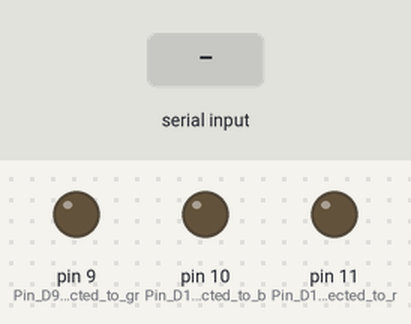
Bench run of a sketch on a simulated Arduino Uno, built with avr-gcc and run on an emulated ATmega328P. Shown: output pins drawn as LEDs (lit = HIGH). The test bench sets the inputs (shaded band). What the sketch prints to the serial monitor is not drawn.

Above: at 1.2 s.
1.3 s: "G90\n" received over the second serial link
At 2.5 s:
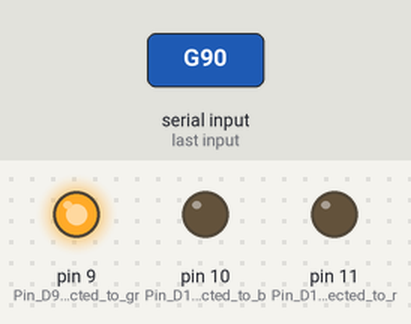
2.8 s: "G,45\n" received over the second serial link
At 3.8 s:
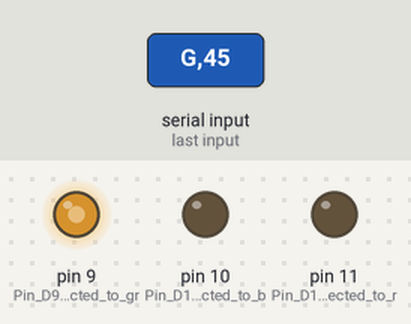
4.3 s: "G" received over the second serial link
At 5.0 s:
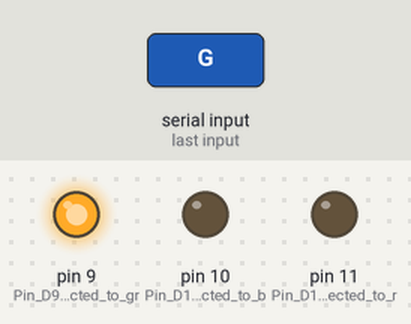
5.8 s: "B90\n" received over the second serial link
At 6.1 s:
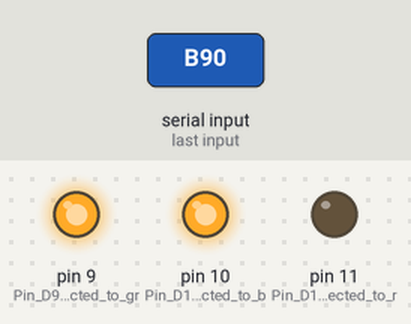
7.3 s: "B,45\n" received over the second serial link
At 8.4 s:
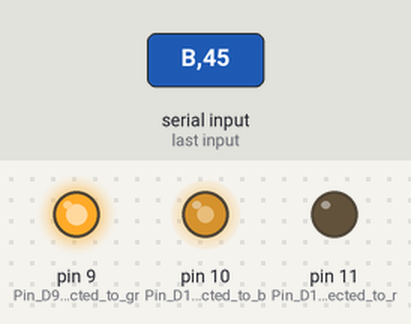
8.8 s: "R90\n" received over the second serial link
At 9.6 s:
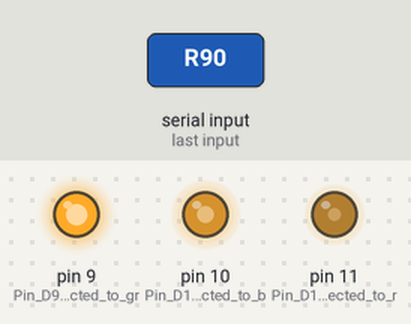
Timing chart, 0 to 11.3 s (numbered marks = the images above; inputs shaded):
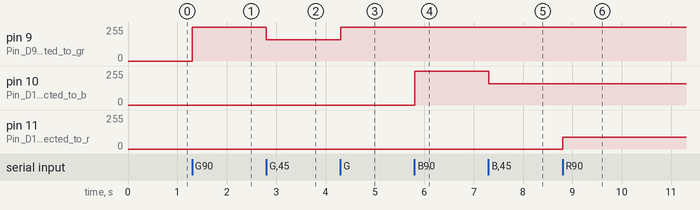

Measured:
- after the input at 1.3 s, pin 9 (Pin_D9_is_connected_to_gr): 0/255 → 255/255 at once
- after the input at 2.8 s, pin 9 (Pin_D9_is_connected_to_gr): 255/255 → 161/255 at once
- after the input at 4.3 s, pin 9 (Pin_D9_is_connected_to_gr): 161/255 → 255/255 at once
- after the input at 5.8 s, pin 10 (Pin_D10_is_connected_to_b): 0/255 → 255/255 at once
- after the input at 7.3 s, pin 10 (Pin_D10_is_connected_to_b): 255/255 → 161/255 at once
- after the input at 8.8 s, pin 11 (Pin_D11_is_connected_to_r): 0/255 → 88/255 at once

The sketch:

intensity_using_bluetooth_part2.ino
```cpp
/*
  Arduino IDE version: 1.8.3
  Tested on : ARBD-1
  Microcontroller:ATMEGA 328p
  Written by:Mohammad Waqas
  Date:11/06/2019
*/

#include <SoftwareSerial.h>//including the library for bluetooth communication


SoftwareSerial bt(12, 13); // RX, TX

int chartoint(char val[3]) {
  return 100 * (int(val[0]) - 48) + 10 * (int(val[1]) - 48) + (int(val[2]) - 48); //for converting ascii character to integer
}
// the setup function runs once when you press reset or power the board
void setup() {
  pinMode(9, OUTPUT); //Pin D9 is connected to green led
  pinMode(10, OUTPUT); //Pin D10 is connected to blue led
  pinMode(11, OUTPUT); //Pin D11 is connected to red led
  bt.begin(9600); // set the data rate for the SoftwareSerial port
  Serial.begin(9600); // Open serial communications
}

int value;
char temp;
void loop()
{
  if (bt.available())
  { temp = bt.read();
    if (temp == 'G')			//if we type G 120 we get the corresponding intensity
      // on the green led and similarly R 099 B 123(for eg) for other leds

    { char val[3];
      //Serial.println(bt.available());
      delay(1);
      Serial.println(bt.read());
      for (int v = 0; v < 3 ; v++) {
        val[v] = bt.read();
        Serial.println(val[v]);  //Storing the value of intensity
        delay(1);
      }
      int inten = chartoint(val);
      Serial.println(inten);
      //Serial.println(temp);

      value = map(inten, 0, 255, 0, 100);
      analogWrite(9, value);

    }
    if (temp == 'B')
    { char val[3];
      //Serial.println(bt.available());
      delay(1);
      Serial.println(bt.read());
      for (int v = 0; v < 3 ; v++) {
        val[v] = bt.read();	//Storing the value of intensity
        Serial.println(val[v]);
        delay(1);
      }
      int inten = chartoint(val);
      Serial.println(inten);
      //Serial.println(temp);

      value = map(inten, 0, 255, 0, 100);
      analogWrite(10, value);
    }
    else if (temp == 'R')
    { char val[3];
      //Serial.println(bt.available());
      delay(1);
      Serial.println(bt.read());
      for (int v = 0; v < 3 ; v++) {
        val[v] = bt.read();	//Storing the value of intensity
        Serial.println(val[v]);
        delay(1);
      }
      int inten = chartoint(val);
      Serial.println(inten);
      //Serial.println(temp);

      value = map(inten, 0, 255, 0, 100);
      analogWrite(11, value);
    }
  }
}
```
